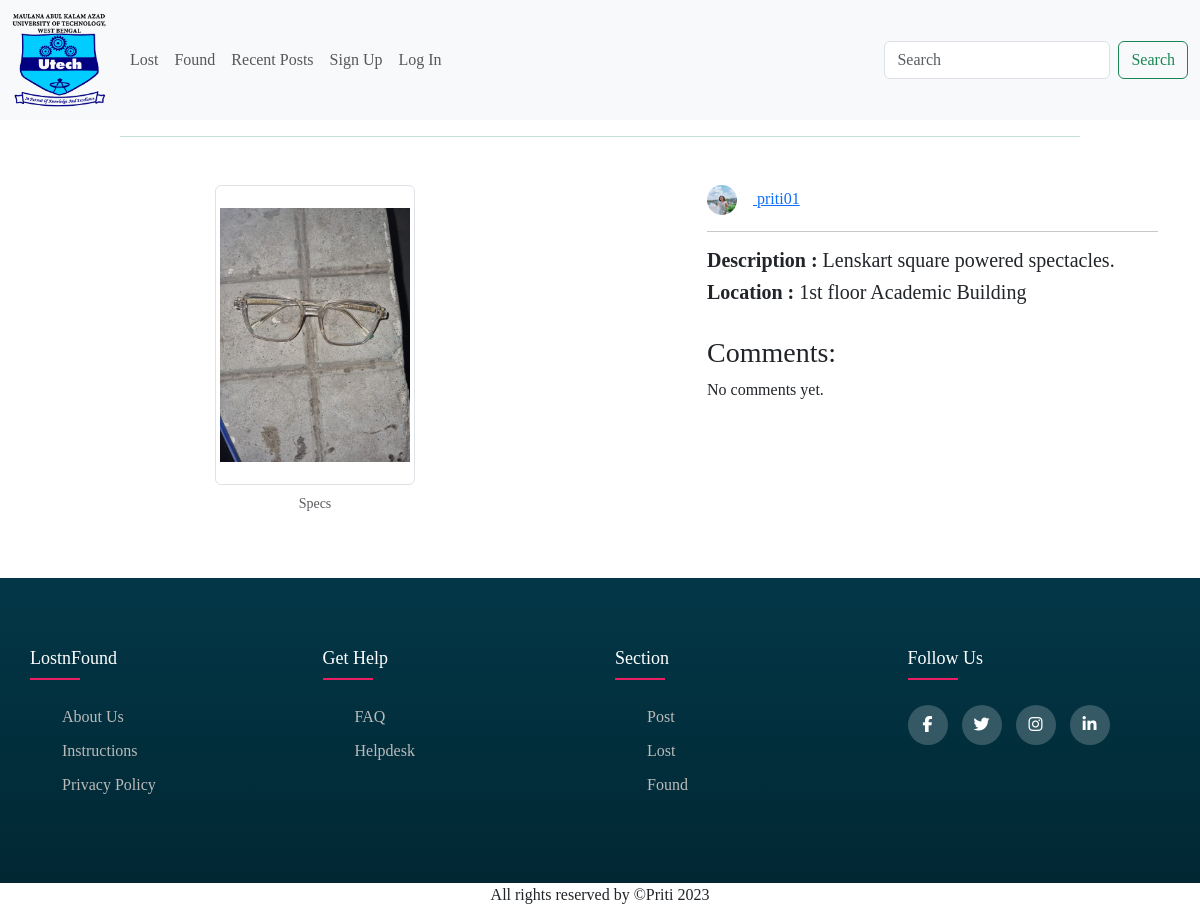
The page /details/1 on the database its author committed.
### LostnFoundApp/models.py (models this page shows, shortened)
class Post(models.Model):
    user = models.ForeignKey(User,on_delete=models.CASCADE)
    title = models.CharField(max_length=40)
    location = models.CharField(max_length=30)
    color = models.CharField(max_length=30,blank=True)
    description = models.CharField(max_length=100)
    category = models.CharField(choices=CATEGORY_CHOICES,max_length=2)
    product_image = models.ImageField(null=True,blank = True,upload_to='productimg')
    created_at = models.DateTimeField(default=timezone.now)

class Profile(models.Model):
    user = models.OneToOneField(User, on_delete=models.CASCADE)
    phone_num = models.CharField(max_length=10)
    gender = models.CharField(max_length=50,choices=GENDER_CHOICES)
    profile_pic = models.ImageField(null=True,blank = True,upload_to='profilepic')
    birth_date = models.DateField(null=True,blank=True)

### LostnFoundApp/views.py (the view)
# urls.py: path('details/<int:pk>',views.details,name='details'),
def details(request, pk):
    detail = Post.objects.get(pk=pk)
    comment_list = Comment.objects.filter(post=detail).order_by('-created_at')
    paginator = Paginator(comment_list, 3)
    page_number = request.GET.get('page')
    page_obj = paginator.get_page(page_number)
    return render(request, 'app/details.html', {'detail': detail, 'page_obj': page_obj})

### templates/app/details.html (shortened to what this page needs)
{% extends 'app/base.html' %}
{% load static %}
{% block main-content %}
<div class="container my-5">
  <div class="row">
    <div class="col-sm-6 text-center">
      <figure class="figure">
        <img src="{{ detail.product_image.url }}" alt="image" style="height: 300px; width: 200px;"
          class="figure-img img-thumbnail img-fluid object-fit-sm-contain rounded">
        <figcaption class="figure-caption">{{ detail.title }}</figcaption>
      </figure>
    </div>
    <div class="col-sm-5 offset-sm-1">
      <ul class="list-unstyled">
        <li class="d-grid">
          <a href="{% url 'user_detail' detail.user %}">
            <img src="{{ detail.user.profile.profile_pic.url }}" alt="Profile Pic" class="img-fluid rounded-circle me-3"
              style="width: 30px; height: 30px;">
            {{ detail.user }}</a>
        </li>
      </ul>
      <hr />
      <h5> <strong>Description :</strong> {{ detail.description }}</h5>
      <h5><strong>Location :</strong> {{ detail.location }}</h5>
      <br>
      <h3>Comments:</h3>
      {% if page_obj %} {% for comment in page_obj %}
      <div class="card my-3">
        <div class="card-body">
          <div class="row">
            <div class="col-sm-7">
              <a href="{% url 'user_detail' comment.user %}">
                <h5 class="card-title">{{ comment.user }}</h5>
              </a>
              <p class="card-text">{{ comment.text }}</p>
              <div class="row">
                <div class="col-sm-6">
                  <h5>Likes: {{ comment.likes }}</h5>
                </div>
                <div class="col-sm-6">
                  <button type="button" class="btn btn-secondary btn-sm" data-toggle="collapse"
                    data-target="#reply-form-{{ comment.id }}" aria-expanded="false"
                    aria-controls="reply-form-{{ comment.id }}">
                    Reply
                  </button>
                </div>
              </div>
            </div>
            <div class="col-sm-5">
              <div class="comment-meta">
                <span class="text-muted">{{ comment.created_at }}</span>
                <i class="far fa-heart" aria-hidden="true"></i>
              </div>
            </div>
            <div class="col-sm-12">
              <div class="collapse mt-3" id="reply-form-{{ comment.id }}">
                {% if user.is_authenticated %}
                <form method="post" action="{% url 'add_reply_to_comment' comment.id %}">
                  {% csrf_token %}
                  <div class="row">
                    <div class="col-sm-8">
                      <div class="form-group">
                        <textarea class="form-control" id="reply-text-{{ comment.id }}" name="text" rows="2"></textarea>
                      </div>
                    </div>
                    <div class="col-sm-4">
                      <button type="submit" class="btn btn-primary btn-sm">
                        Submit
                      </button>
                    </div>
                  </div>
                </form>
                {% else %}
                <p>You must be logged in to reply to a comment.</p>
                {% endif %} {% for reply in comment.replies.all %}
                <div class="card my-3 ml-12">
                  <div class="card-body">
                    <div class="row">
                      <div class="col-sm-6">
                        <a href="{% url 'user_detail' reply.user %}">
                          <h6 class="card-title">{{ reply.user }}</h6>
                        </a>
                        <p class="card-text">{{ reply.text }}</p>
                      </div>
                      <div class="col-sm-5 offset-sm-1">
                        <div class="comment-meta">
                          <span class="text-muted">{{ reply.created_at }}</span>
                          <i class="far fa-heart" aria-hidden="true"></i>
                        </div>
                      </div>
                    </div>
                  </div>
                </div>
                {% endfor %}
              </div>
            </div>
          </div>
        </div>
      </div>
      {% endfor %} {% else %}
      <p>No comments yet.</p>
      {% endif %}
    </div>
  </div>
</div>
{% endblock main-content %}

### static/app/css/base.css (style rules this page uses)
* { margin: 0; padding: 0; box-sizing: border-box; font-family: var(--font1); }
body, input { font-family: "Poppins", sans-serif; }
:root { --font1: "Baloo Bhaina 2", cursive; --font2: "Roboto", sans-serif; --main-bg-color: #bd6418; }
ul { list-style: none; }

### static/app/css/home.css (style rules this page uses)
* { margin: 0px; padding: 0px; box-sizing: border-box; }
a { text-decoration: none; }
ul { list-style: none; }
body { margin: 0px; padding: 0px; }

### rows shown on the page
Post: product_image (picture), title "Specs", user.profile.profile_pic (picture), user "priti01", description "Lenskart square powered spectacles.", location "1st floor Academic Building"
